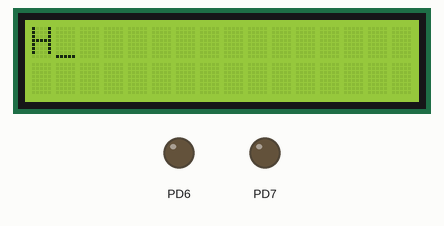
Simulated run of this program. Board: ATmega16, built with avr-gcc and emulated at 8 MHz. Parts: 16×2 character LCD, output pins drawn as LEDs (lit = HIGH). Wiring (inferred from the names in the program): character LCD (HD44780): RS PD4; E PD5; data PD0, PD1, PD2, PD3. Pins used as bus, display or sensor lines are not drawn.

Above: at 1.1 s.
At 8.1 s:
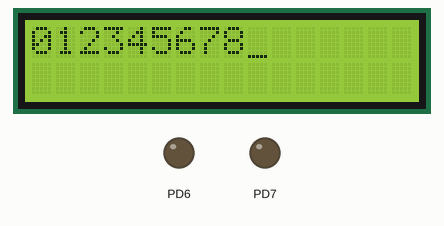
At 11.6 s:
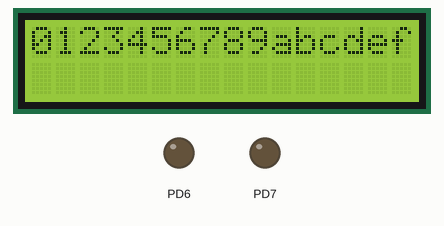
At 15.6 s:
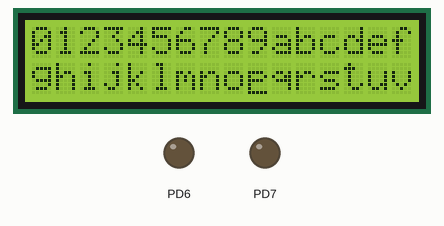
At 30.6 s:
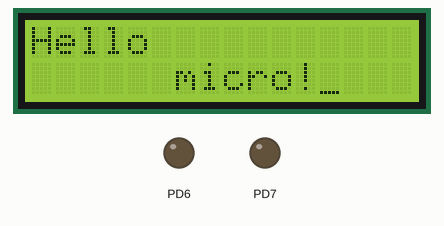
At 39.1 s:
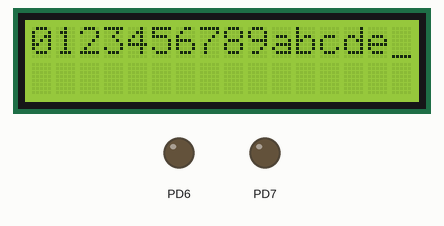

Measured:
- what the display in image 0 shows lasts 1.0 s, from 1.0 s to 2.0 s
- what the display in image 1 shows lasts 0.5 s, from 8.0 s to 8.5 s

The program:

test_LCD.c
```c
#include "LCD.h"
#include <avr/io.h>

int main(){

   initLCD();
   char message[] = "0123456789abcdef";

   while(1){
      putchLCD('H');
      _delay_ms(1000);
      clrLCD();
      _delay_ms(500);
      gotoLC(1,1);
      putsLCD("Hello");
      gotoLC(2,7);
      putsLCD("micro!");
      _delay_ms(1000);
      clrLCD();
      _delay_ms(500);

      for(int i = 0; i <= 15; i++){
         putchLCD(message[i]);
         _delay_ms(500);
      }

      gotoLC(2,1);
      putsLCD("ghijklmnopqrstuv");
      _delay_ms(500);

      gotoLC(2,16);
      _delay_ms(500);
      for(int i = 15; i > 0; i--){
         gotoLC(2,i);
         _delay_ms(500);
      }

      gotoLC(1,16);
      _delay_ms(500);
      for(int i = 15; i > 0; i--){
         gotoLC(1,i);
         _delay_ms(500);
      }

      clrLCD();
      _delay_ms(500);
   }
}
```

LCD.c
```c
#include "LCD.h"

#define E  5
#define RS 4

#define IReg 0
#define DReg 1

void wr_LCDreg(unsigned char vRS, unsigned char data){

   static volatile unsigned char cnt8;

#define wait125   cnt8++

   static unsigned char first=1;

   PORTD = (data>>4) & 0x0f;

   if(vRS==0)
      clrbit(PORTD,RS);	//RS=0
   else
      setbit(PORTD,RS);	//RS=1

   wait125;

   setbit(PORTD,E);	//E=1
   wait125;
   wait125;

   clrbit(PORTD,E);	//E=0
   wait125;

   if(first){
      first=0;
      return;
   }

   PORTD &=0xf0;
   PORTD = PORTD | (data & 0x0f);

   wait125;

   setbit(PORTD,E);	//E=1
   wait125;
   wait125;

   clrbit(PORTD,E);	//E=0
   wait125;
}

void initLCD(){
    PORTD = 0;
    DDRD  = 0xff;
    _delay_ms(1000);
   // Function set
	//bit 7 6 5 4   3 2 1 0
	//    0 0 1 DL  N F - -
	//    0 0 1  0  1 1 0 0  0x3c
	wr_LCDreg(IReg, 0b00101100);
   _delay_us(50);

	wr_LCDreg(IReg, 0b00101100);
   _delay_us(50);

   // Display on/off control
   // Display on/off control
	//bit 7 6 5 4   3 2 1 0
	wr_LCDreg(IReg, 0x0e);
   _delay_us(50);

   // Entry mode set
   //bit 7 6 5 4   3 2 1 0
	wr_LCDreg(IReg, 0x06);
   _delay_us(50);

   // Clear display
   //bit 7 6 5 4   3 2 1 0
	wr_LCDreg(IReg, 0x01);
   _delay_ms(3);
}

void clrLCD(){
	wr_LCDreg(IReg, 0x01);
    _delay_ms(2);
}

void gotoLC(unsigned char line, unsigned char col){
   if(line>=1 && line<=2 && col>=1 && col <= 16){
      wr_LCDreg(IReg, 0x80 + 0x40 * --line + --col); //set DDRAM address
      _delay_us(50);
   }
}

void putchLCD(char ch){
	wr_LCDreg(DReg,ch);
   _delay_us(50);
}

void putsLCD( char ch[]){
	while(*ch)
		putchLCD(*ch++);
}
 
```

LCD.h
```c
#include <avr/io.h>
#define F_CPU 8000000UL
#include <util/delay.h>

#define clrbit(var,bit) ( (var) &= ~(1 << (bit)) )
#define setbit(var,bit) ( (var) |=  1 << (bit) )
#define testbit(var,bit)( (var) &   1 << (bit) )

void initLCD();
void putchLCD(char ch);
void putsLCD( char ch[]);
void clrLCD();
void gotoLC(unsigned char line, unsigned char col);
```
